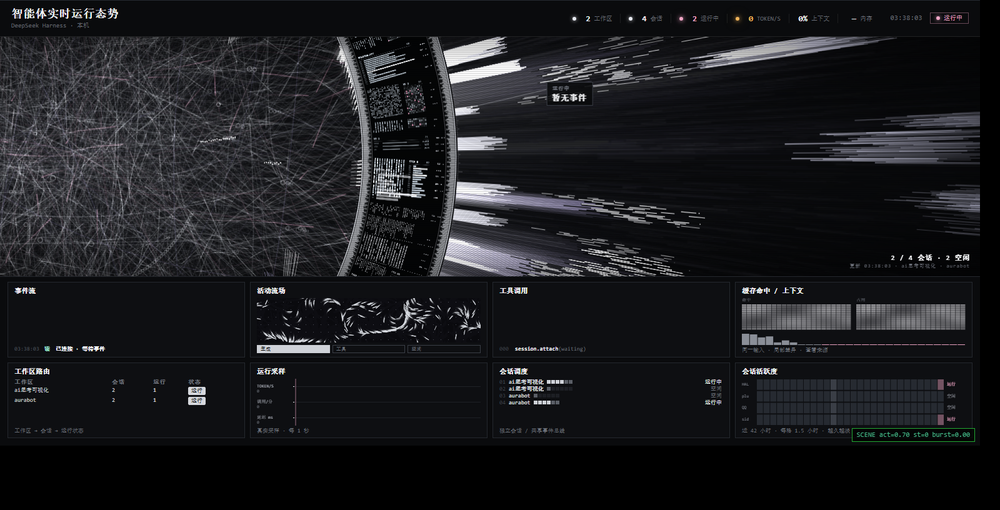
#> input picture capture-test/check.png, 1000 x 510 px, shrunk from 1600 x 816 before the run
$ python imgstat.py ../capture-test/check.png 5 5
#> lines starting #> are read from the running program, lines starting #| are printed output that depends on the picture; after the words box and inside, x2 and y2 are one past the last pixel; in counts of white or black regions, pixels touching at a corner belong together
"""Image fingerprint for headless screenshots.

Prints a coarse ASCII luminance map plus radial and hue profiles so composition
and palette can be judged without an image-capable model.
"""
import sys
import numpy as np
from PIL import Image

RAMP = " .:-=+*#%@"


def load(path):
    im = Image.open(path).convert("RGB")
    return im, np.asarray(im, dtype=np.float32) / 255.0


def lum(rgb):
    return 0.2126 * rgb[:, :, 0] + 0.7152 * rgb[:, :, 1] + 0.0722 * rgb[:, :, 2]


def ascii_map(l, cols=76, rows=30):
    h, w = l.shape
    ys = np.linspace(0, h, rows + 1).astype(int)
    xs = np.linspace(0, w, cols + 1).astype(int)
    out = []
    peak = float(l.max())
    norm = np.clip(l / (peak if peak > 1e-6 else 1.0), 0, 1)
    for r in range(rows):
        line = []
        for c in range(cols):
            block = norm[ys[r]:ys[r + 1], xs[c]:xs[c + 1]]
            v = float(block.mean()) if block.size else 0.0
            idx = min(len(RAMP) - 1, int(v ** 0.62 * (len(RAMP) - 1) + 0.5))
            line.append(RAMP[idx])
        out.append("".join(line))
    return "\n".join(out)


def radial_profile(l, bands=18):
    h, w = l.shape
    cy, cx = h / 2.0, w / 2.0
    yy, xx = np.mgrid[0:h, 0:w]
    r = np.sqrt((yy - cy) ** 2 + (xx - cx) ** 2)
    rmax = min(h, w) / 2.0
    prof = []
    for i in range(bands):
        lo, hi = rmax * i / bands, rmax * (i + 1) / bands
        m = (r >= lo) & (r < hi)
        prof.append(float(l[m].mean()) if m.any() else 0.0)
    return prof


def hue_profile(rgb, bins=12):
    im = Image.fromarray((rgb * 255).astype(np.uint8)).convert("HSV")
    a = np.asarray(im, dtype=np.float32)
    h_, s_, v_ = a[:, :, 0], a[:, :, 1], a[:, :, 2]
    m = (s_ > 0.18) & (v_ > 0.10)
    if not m.any():
        return [], 0.0
    hist, _ = np.histogram(h_[m], bins=bins, range=(0, 255))
    total = max(1, int(m.sum()))
    return [(int(round(b * 360 / bins)), round(float(c) / total, 3)) for b, c in enumerate(hist)], float(m.mean())


def main(path, cols=76, rows=30):
#> called with path = '../capture-test/check.png', cols = 5, rows = 5
    im, rgb = load(path)
#> in load, im is the input picture: PIL image 1000x510 RGB; mean R, G, B 27.1, 27.8, 30.7
    l = lum(rgb)
    print(f"file       : {path}")
    print(f"size       : {im.size[0]}x{im.size[1]}")
#| size       : 1000x510
    print(f"luminance  : mean={l.mean():.4f} max={l.max():.4f} p95={np.percentile(l, 95):.4f}")
#| luminance  : mean=0.1093 max=1.0000 p95=0.4050
    lit = float((l > 0.10).mean())
#> lit = 0.305
    print(f"lit pixels : {lit * 100:.1f}%   (>0.10)")
#| lit pixels : 30.5%   (>0.10)
    hues, satfrac = hue_profile(rgb)
#> in hue_profile, `im = Image.fromarray((rgb * 255).astype(np.uint8)).convert("HSV")`: im: PIL image 1000x510 HSV; mean H, S, V 135.6, 42, 31
#> in hue_profile, `a = np.asarray(im, dtype=np.float32)`: a: shape (510, 1000, 3) float32; mean of channels 0, 1, 2 135.7, 42, 31
#> in hue_profile, `h_, s_, v_ = a[:, :, 0], a[:, :, 1], a[:, :, 2]`:
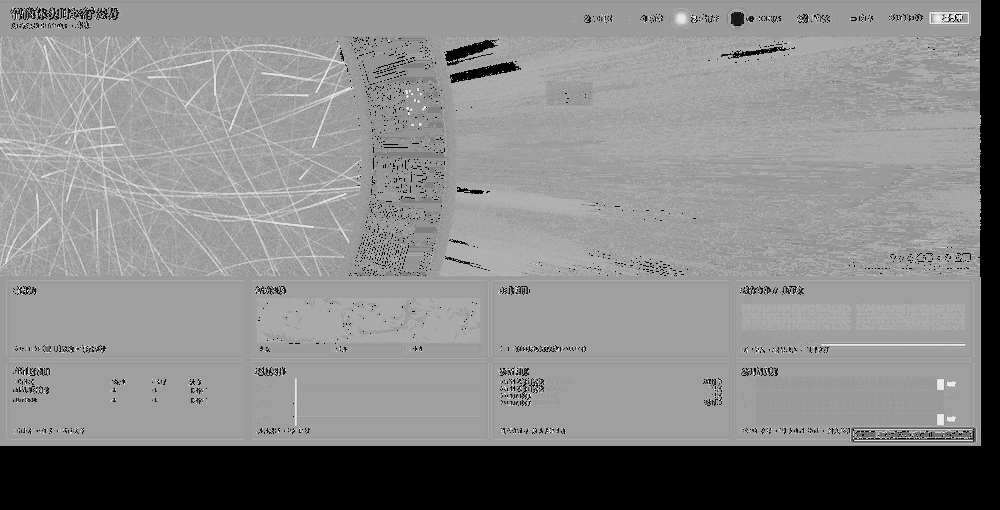
#> h_: shape (510, 1000) float32; min 0, max 254, mean 135.6
#> in hue_profile, `h_, s_, v_ = a[:, :, 0], a[:, :, 1], a[:, :, 2]`:
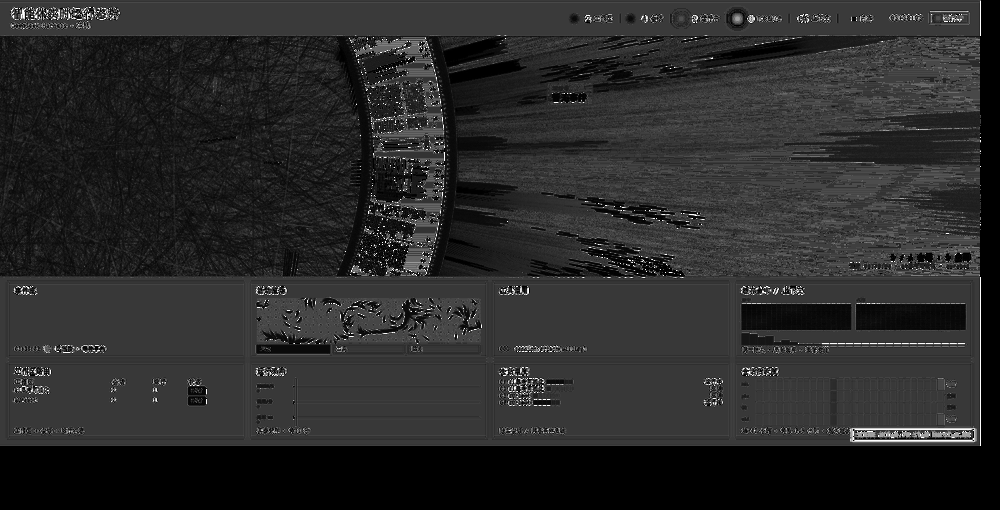
#> s_: shape (510, 1000) float32; min 0, max 255, mean 42
#> in hue_profile, `m = (s_ > 0.18) & (v_ > 0.10)`:
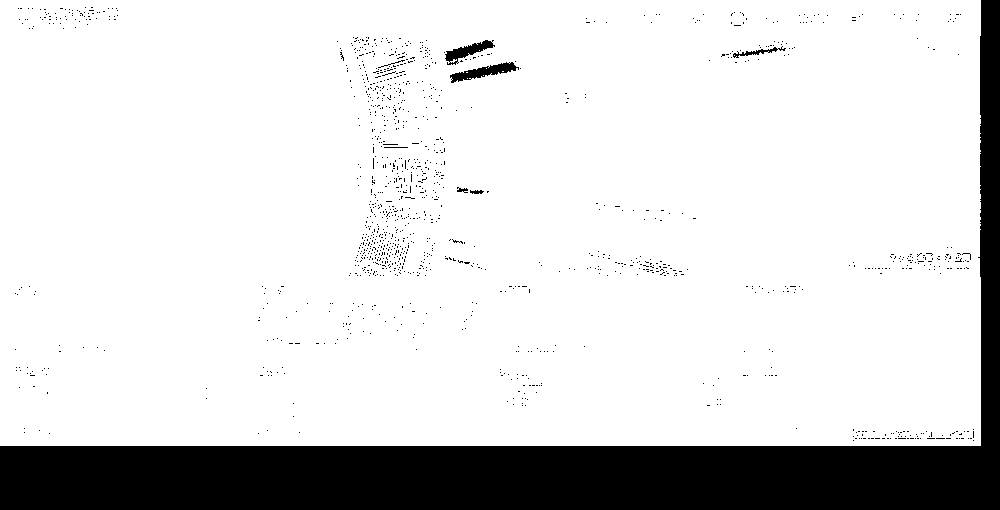
#> m: shape (510, 1000) bool; 85.1% white; 1296 black regions (1288 under 20 px), largest, box (x1, y1, x2, y2) and area: (0, 0, 1000, 510) 72674, (450, 62, 519, 83) 571, (445, 40, 495, 65) 468
#> in hue_profile, `hist, _ = np.histogram(h_[m], bins=bins, range=(0, 255))`: hist = [1732, 1557, 242, 90, 703, 4890, 37784, 281976, 96439, 5706, 2042, 645]
#> in hue_profile, `total = max(1, int(m.sum()))`: total = 433806
#> hues = [(0, 0.004), (30, 0.004), (60, 0.001), (90, 0), (120, 0.002), (150, 0.011), (180, 0.087), (210, 0.65), (240, 0.222), (270, 0.013), (300, 0.005), (330, 0.001)]; satfrac = 0.851
    print(f"saturated  : {satfrac * 100:.1f}%   hue bins (deg:share): " + ", ".join(f"{h}:{s}" for h, s in hues if s > 0.02))
#| saturated  : 85.1%   hue bins (deg:share): 180:0.087, 210:0.65, 240:0.222
    print("radial     : " + " ".join(f"{v:.2f}" for v in radial_profile(l)))
#> after the loop in radial_profile, `for i in range(bands):`:
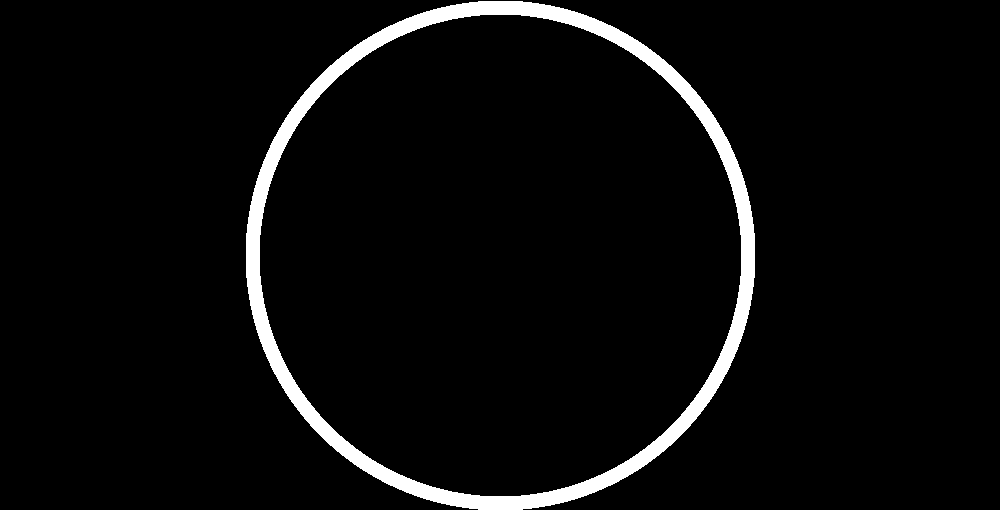
#> m: shape (510, 1000) bool; 4.3% white; 1 white region, box (x1, y1, x2, y2) and area: (246, 1, 755, 510) 22032
#> after the loop in radial_profile, `for i in range(bands):`: prof = [0.499, 0.335, 0.27, 0.232, 0.243, 0.138, 0.1, 0.138, 0.146, 0.126, 0.14, 0.118, 0.128, 0.125, 0.124, 0.101, 0.08, 0.0829]
#| radial     : 0.50 0.34 0.27 0.23 0.24 0.14 0.10 0.14 0.15 0.13 0.14 0.12 0.13 0.13 0.12 0.10 0.08 0.08
    print()
    print(ascii_map(l, cols, rows))
#> in ascii_map, `peak = float(l.max())`: peak = 1
#> after the loop in ascii_map, `for r in range(rows):`: out = ['-:-:.', '=--::', '---:.', '::::-', '.....']


if __name__ == "__main__":
    p = sys.argv[1]
    cols = int(sys.argv[2]) if len(sys.argv) > 2 else 76
    rows = int(sys.argv[3]) if len(sys.argv) > 3 else 30
    main(p, cols, rows)

$ run again, on capture-test/f0001.png
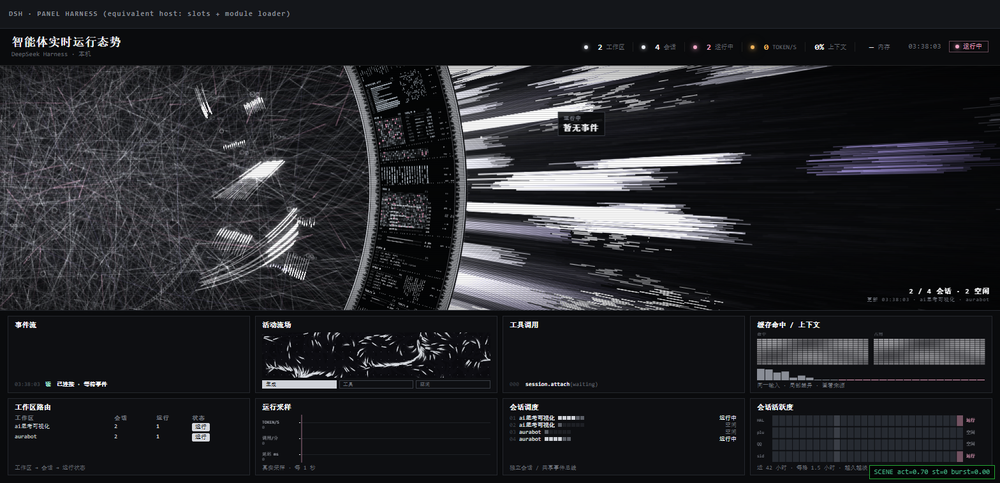
#> input picture capture-test/f0001.png, 1000 x 483 px, shrunk from 1568 x 757 before the run
#> in load, im is the input picture: PIL image 1000x483 RGB; mean R, G, B 35.9, 36.7, 40.3
#| size       : 1000x483
#| luminance  : mean=0.1442 max=1.0000 p95=0.5720
#> lit = 0.347
#| lit pixels : 34.7%   (>0.10)
#> im: PIL image 1000x483 HSV; mean H, S, V 156.3, 49.5, 40.6
#> a: shape (483, 1000, 3) float32; mean of channels 0, 1, 2 156.4, 49.5, 40.6
#> in hue_profile, `m = (s_ > 0.18) & (v_ > 0.10)`:
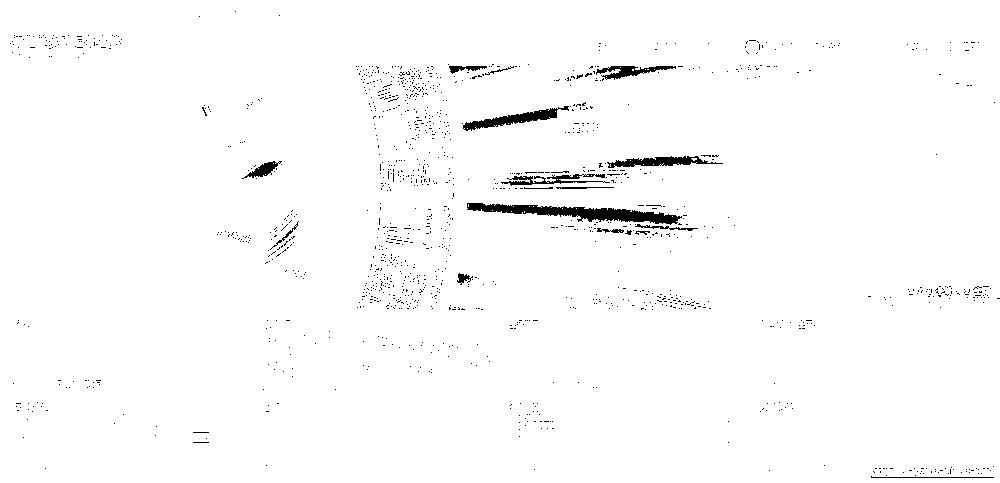
#> m: shape (483, 1000) bool; 98.4% white; 1331 black regions (1313 under 20 px), largest, box (x1, y1, x2, y2) and area: (467, 203, 682, 225) 1953, (463, 106, 569, 131) 823, (607, 156, 723, 168) 675
#> hist = [1972, 2461, 260, 102, 926, 5379, 38697, 315199, 100610, 6398, 2353, 714]
#> total = 475071
#> hues = [(0, 0.004), (30, 0.005), (60, 0.001), (90, 0), (120, 0.002), (150, 0.011), (180, 0.081), (210, 0.663), (240, 0.212), (270, 0.013), (300, 0.005), (330, 0.002)]; satfrac = 0.984
#| saturated  : 98.4%   hue bins (deg:share): 180:0.081, 210:0.663, 240:0.212
#> after the loop in radial_profile, `for i in range(bands):`:
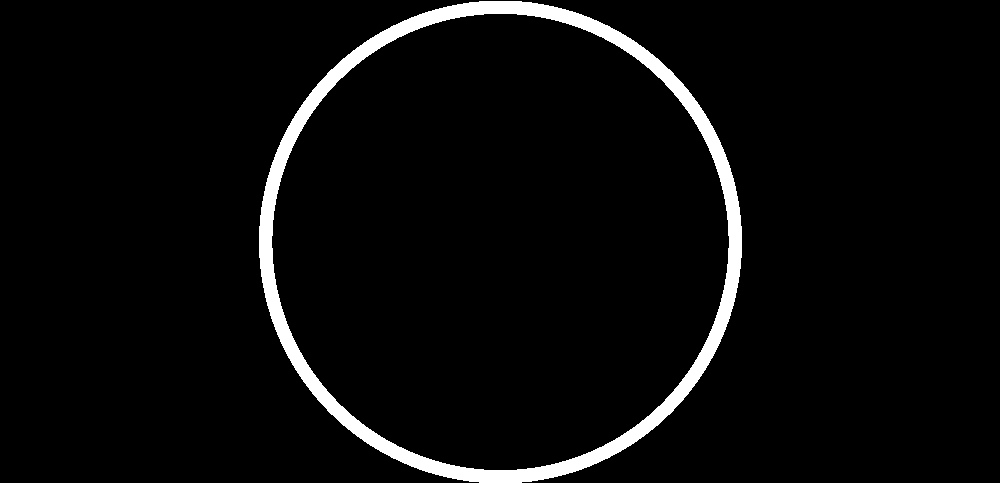
#> m: shape (483, 1000) bool; 4.1% white; 1 white region, box (x1, y1, x2, y2) and area: (259, 1, 742, 483) 19782
#> after the loop in radial_profile, `for i in range(bands):`: prof = [0.257, 0.386, 0.415, 0.424, 0.369, 0.287, 0.238, 0.203, 0.217, 0.247, 0.218, 0.196, 0.188, 0.164, 0.139, 0.131, 0.123, 0.117]
#| radial     : 0.26 0.39 0.42 0.42 0.37 0.29 0.24 0.20 0.22 0.25 0.22 0.20 0.19 0.16 0.14 0.13 0.12 0.12
#> peak = 1
#> after the loop in ascii_map, `for r in range(rows):`: out = ['::--:', '=-=-:', '===-.', '::-:-', ':::::']
